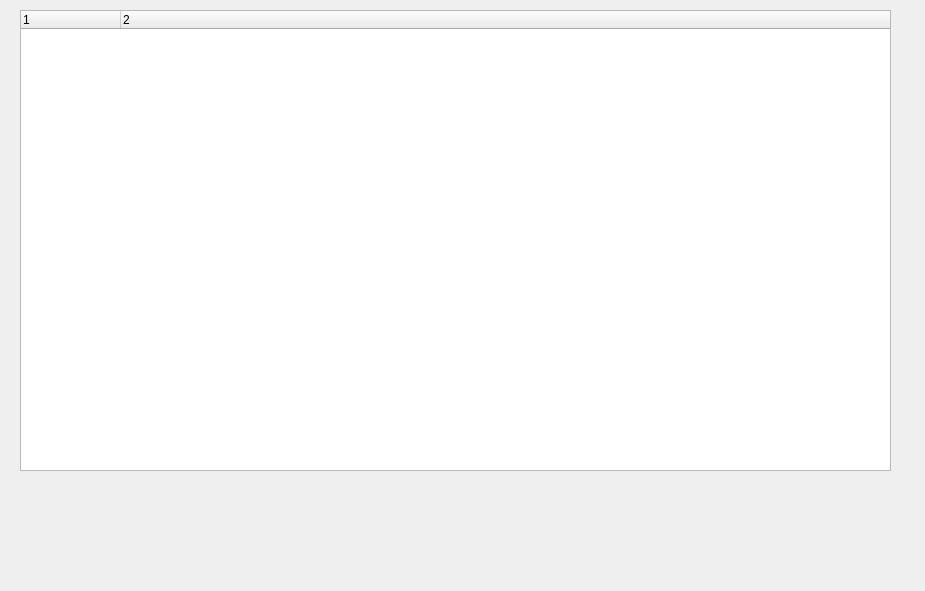
<?xml version="1.0" encoding="UTF-8"?>
<ui version="4.0">
 <class>Dialog</class>
 <widget class="QDialog" name="Dialog">
  <property name="geometry">
   <rect>
    <x>0</x>
    <y>0</y>
    <width>925</width>
    <height>591</height>
   </rect>
  </property>
  <property name="windowTitle">
   <string>Dialog</string>
  </property>
  <widget class="QTreeWidget" name="tree">
   <property name="geometry">
    <rect>
     <x>20</x>
     <y>10</y>
     <width>871</width>
     <height>461</height>
    </rect>
   </property>
   <property name="editTriggers">
    <set>QAbstractItemView::NoEditTriggers</set>
   </property>
   <property name="columnCount">
    <number>2</number>
   </property>
   <column>
    <property name="text">
     <string notr="true">1</string>
    </property>
   </column>
   <column>
    <property name="text">
     <string notr="true">2</string>
    </property>
   </column>
  </widget>
 </widget>
 <resources/>
 <connections/>
</ui>
